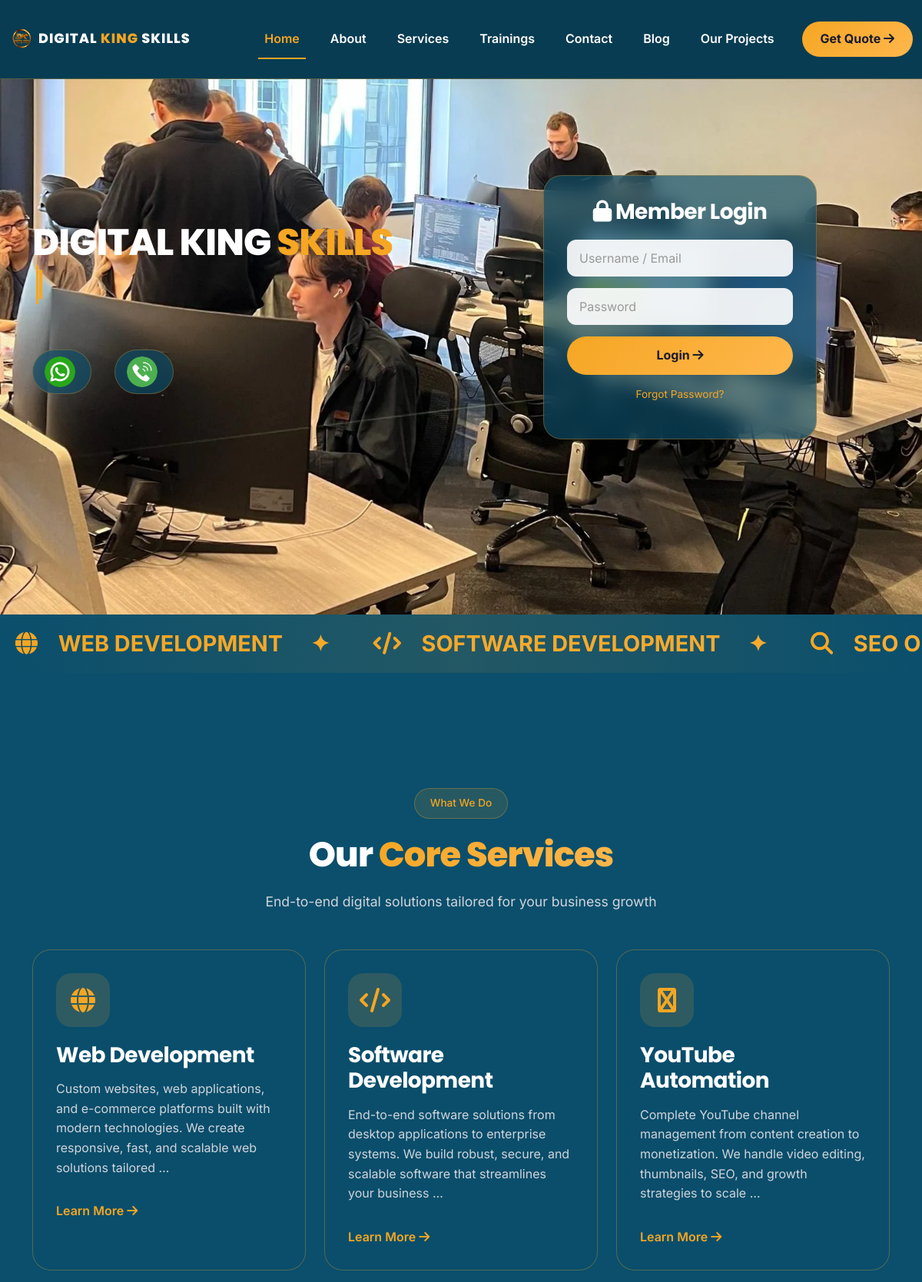
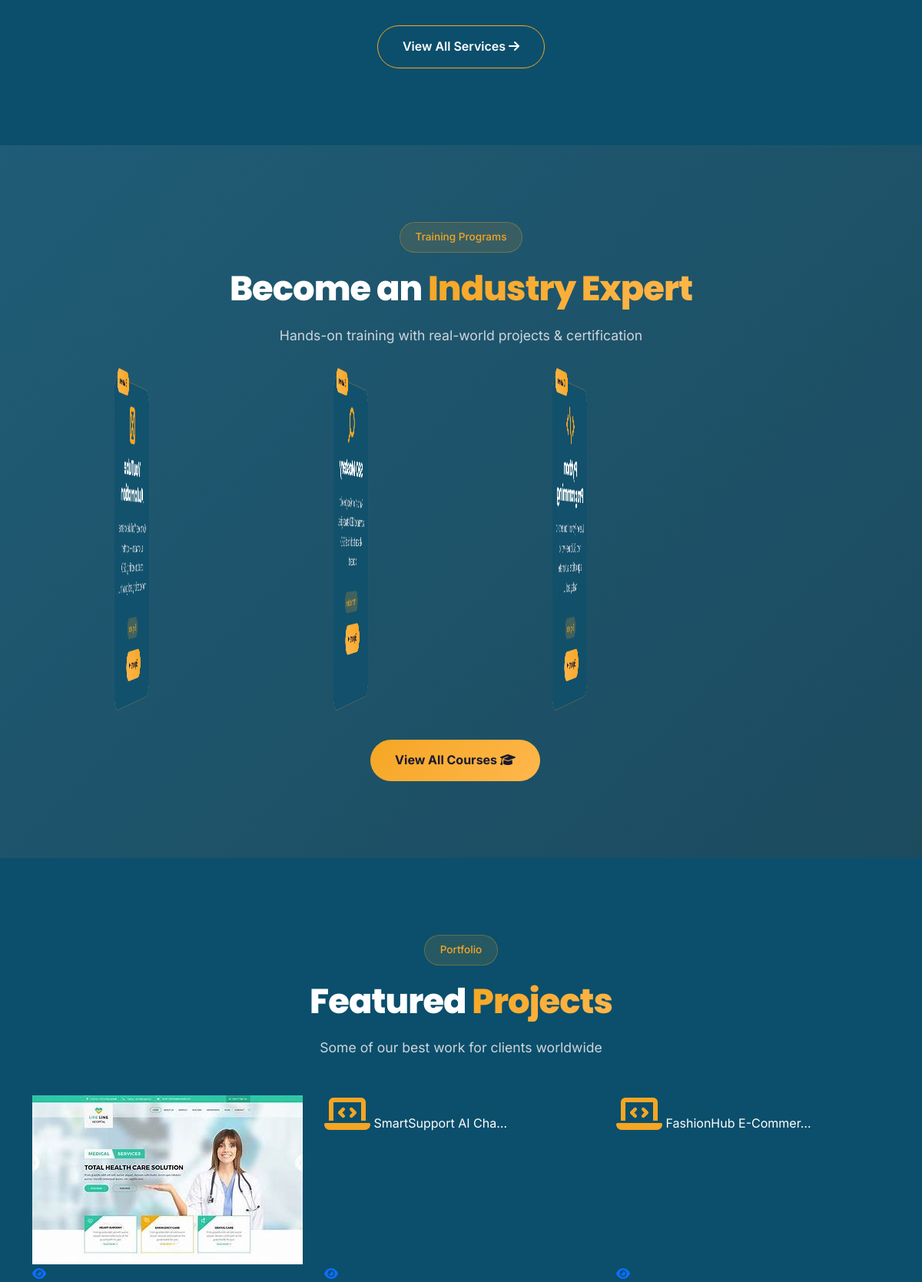
The page / (upper part) on the database its author committed (2 pictures, top to bottom).
### apps/main/models.py (models this page shows, shortened)
class Service(models.Model):
    title = models.CharField(max_length=100)
    description = models.TextField()
    icon = models.CharField(max_length=50, choices=ICON_CHOICES, default='fa-globe')
    features = models.JSONField(default=list, help_text="List of features: ['Feature 1', 'Feature 2']")
    order = models.PositiveIntegerField(default=0)
    is_active = models.BooleanField(default=True)
    show_on_home = models.BooleanField(default=False, help_text="Show this service on home page")
    created_at = models.DateTimeField(auto_now_add=True)
    class Meta:
        ordering = ['order', 'id']
        verbose_name = 'Service'
        verbose_name_plural = 'Services'

class Course(models.Model):
    LEVEL_CHOICES = [
        ('Beginner', 'Beginner'),
        ('Intermediate', 'Intermediate'),
        ('Advanced', 'Advanced'),
    ]
    STATUS_CHOICES = [
        ('Open', 'Open for Enrollment'),
        ('Closed', 'Enrollment Closed'),
        ('Coming Soon', 'Coming Soon'),
    ]
    SCHEDULE_CHOICES = [
        ('Weekends', 'Weekends'),
        ('Mon-Wed', 'Monday - Wednesday'),
        ('Thu-Sat', 'Thursday - Saturday'),
        ('Daily', 'Daily'),
        ('Flexible', 'Flexible'),
    ]
    title = models.CharField(max_length=100)
    icon = models.CharField(max_length=50,choices=ICON_CHOICES, default='fa-code')
    duration = models.CharField(max_length=50, help_text="e.g., 12 Weeks")
    level = models.CharField(max_length=20, choices=LEVEL_CHOICES, default='Beginner')
    schedule = models.CharField(max_length=20, choices=SCHEDULE_CHOICES, default='Weekends')
    slug = models.SlugField(unique=True,blank=True,null=True)
    status = models.CharField(max_length=20, choices=STATUS_CHOICES, default='Open')
    short_description = models.TextField(help_text="Short text for card")
    full_description = models.TextField(help_text="Full details for detail page")
    syllabus = models.JSONField(default=list, help_text="List of topics: ['Topic 1', 'Topic 2']")
    projects = models.JSONField(default=list, help_text="List of projects: ['Project 1', 'Project 2']")
    tools = models.JSONField(default=list, help_text="Tools covered: ['Tool 1', 'Tool 2']")
    start_date = models.DateField(blank=True, null=True)
    fee = models.CharField(max_length=50, blank=True, null=True, help_text="e.g., PKR 15,000")
    instructor = models.CharField(max_length=100, blank=True, null=True)
    certificate = models.BooleanField(default=True)
    order = models.PositiveIntegerField(default=0)
    is_active = models.BooleanField(default=True)
    show_on_home = models.BooleanField(default=False, help_text="Show on home page")
    created_at = models.DateTimeField(auto_now_add=True)
    class Meta:
        ordering = ['order', 'id']
        verbose_name = 'Course'
        verbose_name_plural = 'Courses'
    def get_absolute_url(self):
        return reverse('course_detail', kwargs={'slug': self.slug})

class Project(models.Model):
    title = models.CharField(max_length=100)
    category = models.ForeignKey(ProjectCategory, on_delete=models.CASCADE, related_name='projects')
    slug = models.SlugField(unique=True,null=True,blank=True)
    description = models.TextField()
    short_description = models.TextField(help_text="Short text for card view")
    image = models.ImageField(upload_to='projects/', blank=True, null=True)
    tech_stack = models.JSONField(default=list, help_text="Technologies: ['React', 'Node.js']")
    stats = models.JSONField(default=dict, help_text='{"users": "50K+", "label": "Users"}')
    year = models.PositiveIntegerField(default=2024)
    is_featured = models.BooleanField(default=False, help_text="Show on home page")
    is_active = models.BooleanField(default=True)
    order = models.PositiveIntegerField(default=0)
    created_at = models.DateTimeField(auto_now_add=True)
    class Meta:
        ordering = ['order', '-created_at']
        verbose_name = 'Project'
        verbose_name_plural = 'Projects'
    def get_absolute_url(self):
        return reverse('project_detail', kwargs={'slug': self.slug})
    @property
    def tech_list(self):
        if isinstance(self.tech_stack, list):
            return self.tech_stack
        return []

### apps/main/views.py (the view)
# urls.py: path('', views.home, name='home'),
def home(request):
    all_services = Service.objects.filter(is_active=True)
    home_services = Service.objects.filter(is_active=True, show_on_home=True)[:3]
    home_courses = Course.objects.filter(is_active=True, show_on_home=True)[:4]
    featured_projects = Project.objects.filter(is_active=True, is_featured=True)[:3]
    featured_posts = BlogPost.objects.filter(is_active=True, is_featured=True)[:3]
    return render(request, 'index.html', {
        'all_services': all_services,
        'home_services': home_services,
        'home_courses': home_courses,
        'featured_projects': featured_projects,
        'featured_posts': featured_posts,
    })

### templates/index.html (shortened to what this page needs)
{% extends "base.html" %}
{% load static %}
{% block content %}
<section class="hero-section" id="home">
    <div class="container">
        <div class="row align-items-center min-vh-100">
            <div class="col-lg-6" data-aos="fade-right" data-aos-duration="1000">
                <div class="animated-brand-title">
                    <h1>DIGITAL KING <span style="color: var(--gold-primary);">SKILLS</span></h1>
                    <div class="typing-text">
                        <span class="cursor">|</span>
                    </div>
                </div>
                <div class="contact-images-section">
                    <a href="https://wa.me/923415596069" class="contact-img-card" target="_blank">
                        <img src="{% static 'images/whatsapp.png' %}" alt="WhatsApp" onerror="this.src='https://placehold.co/40x40/25D366/white?text=WA'">
                    </a>
                    <a href="tel:+923415596069" class="contact-img-card">
                        <img src="{% static 'images/phone-call.png' %}" alt="Call" onerror="this.src='https://placehold.co/40x40/00A86B/white?text=Call'">
                    </a>
                </div>
            </div>
            <div class="col-lg-4 offset-lg-1" data-aos="fade-left" data-aos-duration="1000">
                <div class="login-card">
                    <h3><i class="fas fa-lock"></i> Member Login</h3>
                    <form id="loginForm">
                        <input type="text" class="form-control" placeholder="Username / Email" required id="loginUsername">
                        <input type="password" class="form-control" placeholder="Password" required id="loginPassword">
                        <button type="submit" class="login-btn">Login <i class="fas fa-arrow-right"></i></button>
                        <div class="forgot-password">
                            <a href="#">Forgot Password?</a>
                        </div>
                    </form>
                </div>
            </div>
        </div>
    </div>
</section>
<div class="moving-text-container">
    <div class="moving-text">
        {% for service in all_services %}
            <i class="fas {{ service.icon }}"></i> {{ service.title|upper }} <span>✦</span>
        {% endfor %}
    </div>
</div>
<section class="services-preview section-padding">
    <div class="container">
        <div class="text-center mb-5" data-aos="fade-up">
            <span class="section-badge">What We Do</span>
            <h2 class="section-title">Our <span>Core Services</span></h2>
            <p class="section-subtitle">End-to-end digital solutions tailored for your business growth</p>
        </div>
        <div class="row g-4">
            {% for service in home_services %}
            <div class="col-lg-4 col-md-6" data-aos="fade-up" data-aos-delay="{{ forloop.counter }}00">
                <div class="service-card-glass">
                    <div class="service-icon"><i class="fas {{ service.icon }}"></i></div>
                    <h3>{{ service.title }}</h3>
                    <p>{{ service.description|truncatewords:20 }}</p>
                    <a href="{% url 'services' %}" class="card-link">Learn More <i class="fas fa-arrow-right"></i></a>
                </div>
            </div>
            {% endfor %}
        </div>
        <div class="text-center mt-5" data-aos="fade-up">
            <a href="{% url 'services' %}" class="btn-outline-glass">View All Services <i class="fas fa-arrow-right"></i></a>
        </div>
    </div>
</section>
<section class="training-preview section-padding bg-gradient-dark animated-bg">
    <div class="container">
        <div class="text-center mb-5" data-aos="fade-up">
            <span class="section-badge">Training Programs</span>
            <h2 class="section-title">Become an <span>Industry Expert</span></h2>
            <p class="section-subtitle">Hands-on training with real-world projects & certification</p>
        </div>
        <div class="row g-4">
            {% for course in home_courses %}
            <div class="col-lg-3 col-md-6" data-aos="flip-left" data-aos-delay="{{ forloop.counter }}00">
                <div class="course-card">
                    <div class="course-badge">{{ course.duration }}</div>
                    <i class="fas {{ course.icon }} course-icon"></i>
                    <h3>{{ course.title }}</h3>
                    <p>{{ course.short_description|truncatewords:12 }}</p>
                    <span class="course-level">{{ course.level }}</span>
                    <div class="mt-3">
                        <a href="{{ course.get_absolute_url }}" class="btn-primary-glow btn-sm">Explore <i class="fas fa-arrow-right"></i></a>
                    </div>
                </div>
            </div>
            {% endfor %}
        </div>
        <div class="text-center mt-5" data-aos="fade-up">
            <a href="{% url 'training' %}" class="btn-primary-glow">View All Courses <i class="fas fa-graduation-cap"></i></a>
        </div>
    </div>
</section>
<section class="projects-preview section-padding">
    <div class="container">
        <div class="text-center mb-5" data-aos="fade-up">
            <span class="section-badge">Portfolio</span>
            <h2 class="section-title">Featured <span class="gradient-text">Projects</span></h2>
            <p class="section-subtitle">Some of our best work for clients worldwide</p>
        </div>
        <div class="row g-4">
            {% for project in featured_projects %}
            <div class="col-lg-4 col-md-6" data-aos="fade-up" data-aos-delay="{{ forloop.counter }}00">
                <div class="project-card">
                    <div class="project-img">
                        {% if project.image %}
                            <img src="{{ project.image.url }}" alt="{{ project.title }}">
                        {% else %}
                            <div class="project-placeholder" style="min-height: 220px;">
                                <i class="fas fa-laptop-code" style="font-size: 3rem; color: var(--gold-primary);"></i>
                                <span style="font-size: 1rem; color: var(--text-white);">{{ project.title|truncatechars:20 }}</span>
                            </div>
                        {% endif %}
                        <div class="project-overlay">
                            <a href="{{ project.get_absolute_url }}" title="View Details"><i class="fas fa-eye"></i></a>
                        </div>
                    </div>
                </div>
            </div>
            {% empty %}
            <div class="col-12 text-center">
                <p>No featured projects yet.</p>
            </div>
            {% endfor %}
        </div>
    </div>
</section>
{% endblock %}

### rows shown on the page
Service: title "Web Development", description "Custom websites, web applications, and e-commerce platforms built with modern technologies. We create responsive, fast, and scalable web solutions tailored …"
Service: title "Software Development", description "End-to-end software solutions from desktop applications to enterprise systems. We build robust, secure, and scalable software that streamlines your business …"
Service: title "YouTube Automation", description "Complete YouTube channel management from content creation to monetization. We handle video editing, thumbnails, SEO, and growth strategies to scale …"
Course: duration "8 Weeks", title "YouTube Automation", short_description "Complete YouTube channel automation — content creation, editing, SEO, monetization, and growth …", level "Beginner"
Course: duration "6 Weeks", title "SEO Mastery", short_description "Rank #1 on Google with advanced SEO strategies. Master technical SEO, content …", level "Intermediate"
Course: duration "10 Weeks", title "Python Programming", short_description "Master Python from zero to hero. Build real-world applications, automate tasks, and …", level "Beginner"
Project: image (picture)
Project: title "SmartSupport AI Cha…"
Project: title "FashionHub E-Commer…"
